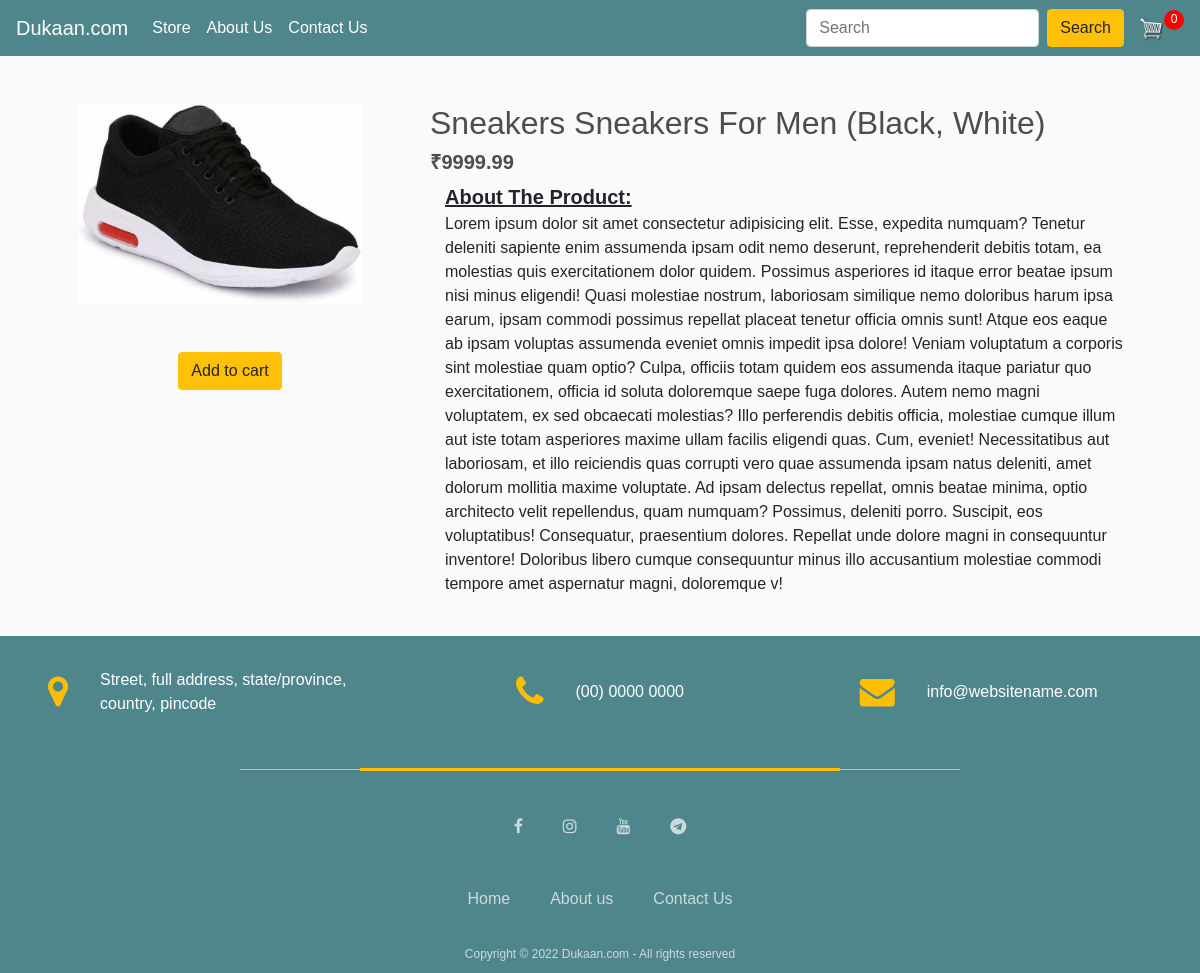
Screenshot of /productview/7 with the database file from the repository.
### store/models.py (models this page shows, shortened)
class Product(models.Model):
    name = models.CharField(max_length=2000, null=True)
    price = models.FloatField()
    digital = models.BooleanField(default=False, null=True, blank=False)
    image = models.ImageField(null=True, blank=True)
    @property
    def imageURL(self):
        try:
            url = self.image.url
        except:
            url = ''
        return url

### store/views.py (the view)
# urls.py: path('productview/<int:myid>', views.prodview, name = "prodview"),
def prodview(request, myid):
    data = cartData(request)
    cartItems = data["cartItems"]
    products = Product.objects.all()
    product = Product.objects.filter(id=myid)
    return render(
        request,
        "store/prod_view.html",
        {
            "product": product[0],
            "products": products,
            "cartItems": cartItems,
        },
    )

### store/utils.py (called while the page is built, shortened)
def cookieCart(request):
    try:
        cart = json.loads(request.COOKIES["cart"])
    except:
        cart = {}
    print("Cart: ", cart)
    items = []
    order = {"get_cart_total": 0, "get_cart_items": 0, "shipping": False}
    cartItems = order["get_cart_items"]
    return {"cartItems": cartItems, "order": order, "items": items}

def cartData(request):
    if request.user.is_authenticated:
        customer = request.user.customer
        order, created = Order.objects.get_or_create(customer=customer, complete=False)
        items = order.orderitem_set.all()
        cartItems = order.get_cart_items
    else:
        cookieData = cookieCart(request)
        cartItems = cookieData["cartItems"]
        order = cookieData["order"]
        items = cookieData["items"]
    return {"cartItems": cartItems, "order": order, "items": items}

### store/templates/store/prod_view.html (shortened to what this page needs)
{% extends 'store/main.html' %}
{% block content %}
<div class="container my-4">
    <div class="row">
        <div class="col-md-4">
            <div class="row">
                <img src="{{product.imageURL}}" class="thumbnail" style="margin-right: 20px;">
            </div>
            <div class="row">
                <button data-product={{product.id}} data-action="add" class="btn btn-warning rounded update-cart my-5">Add to
                    cart</button>
            </div>
        </div>
        <div class="col-md-8">
            <h2>{{product.name}}</h2>
            <h5><b>₹{{product.price | floatformat:2}}</b></h5>
            <div class="container"><strong style="text-decoration: underline; font-size: 20px;">About The Product:</strong><p>Lorem ipsum dolor sit amet consectetur adipisicing elit. Esse, expedita numquam? Tenetur deleniti
                sapiente enim assumenda ipsam odit nemo deserunt, reprehenderit debitis totam, ea molestias quis
                exercitationem dolor quidem. Possimus asperiores id itaque error beatae ipsum nisi minus eligendi! Quasi
                molestiae nostrum, laboriosam similique nemo doloribus harum ipsa earum, ipsam commodi possimus repellat
                placeat tenetur officia omnis sunt! Atque eos eaque ab ipsam voluptas assumenda eveniet omnis impedit
                ipsa dolore! Veniam voluptatum a corporis sint molestiae quam optio? Culpa, officiis totam quidem eos
                assumenda itaque pariatur quo exercitationem, officia id soluta doloremque saepe fuga dolores. Autem
                nemo magni voluptatem, ex sed obcaecati molestias? Illo perferendis debitis officia, molestiae cumque
                illum aut iste totam asperiores maxime ullam facilis eligendi quas. Cum, eveniet! Necessitatibus aut
                laboriosam, et illo reiciendis quas corrupti vero quae assumenda ipsam natus deleniti, amet dolorum
                mollitia maxime voluptate. Ad ipsam delectus repellat, omnis beatae minima, optio architecto velit
                repellendus, quam numquam? Possimus, deleniti porro. Suscipit, eos voluptatibus! Consequatur,
                praesentium dolores. Repellat unde dolore magni in consequuntur inventore! Doloribus libero cumque
                consequuntur minus illo accusantium molestiae commodi tempore amet aspernatur magni, doloremque
                v!</p></div>
        </div>
    </div>
</div>
{% endblock %}

### static/css/main.css (style rules this page uses)
body { background-color: hsl(0, 0%, 98%); }
h1, h2, h3, h4, h5, h6 { color: hsl(0, 0%, 30%); }
.thumbnail { object-fit: contain !important; width: 100%; height: 200px; -webkit-box-shadow: -1px -3px 5px -2px rgba(214, 214, 214, 1); -moz-box-shadow: -1px -3px 5px -2px rgba(214, 214, 214, 1); box-shadow: -1px -3px 5px -2px rgba(214, 214, 214, 1); }
.btn { border-radius: 0; }
*, *:after, *:before { -webkit-box-sizing: border-box; -moz-box-sizing: border-box; box-sizing: border-box; }
body { margin: 0; overflow-x: hidden !important; box-sizing: border-box; font-family: "Source Sans Pro", sans-serif; }

### store/templates/store/prod_view.html (style rules this page uses)
.row { justify-content: center; }
.thumbnail { box-shadow: none !important; }

### rows the page displays
Product: imageURL (picture), name "Sneakers Sneakers For Men (Black, White)", price "9999.99"

### other values shown
{{ cartItems }} "0"
